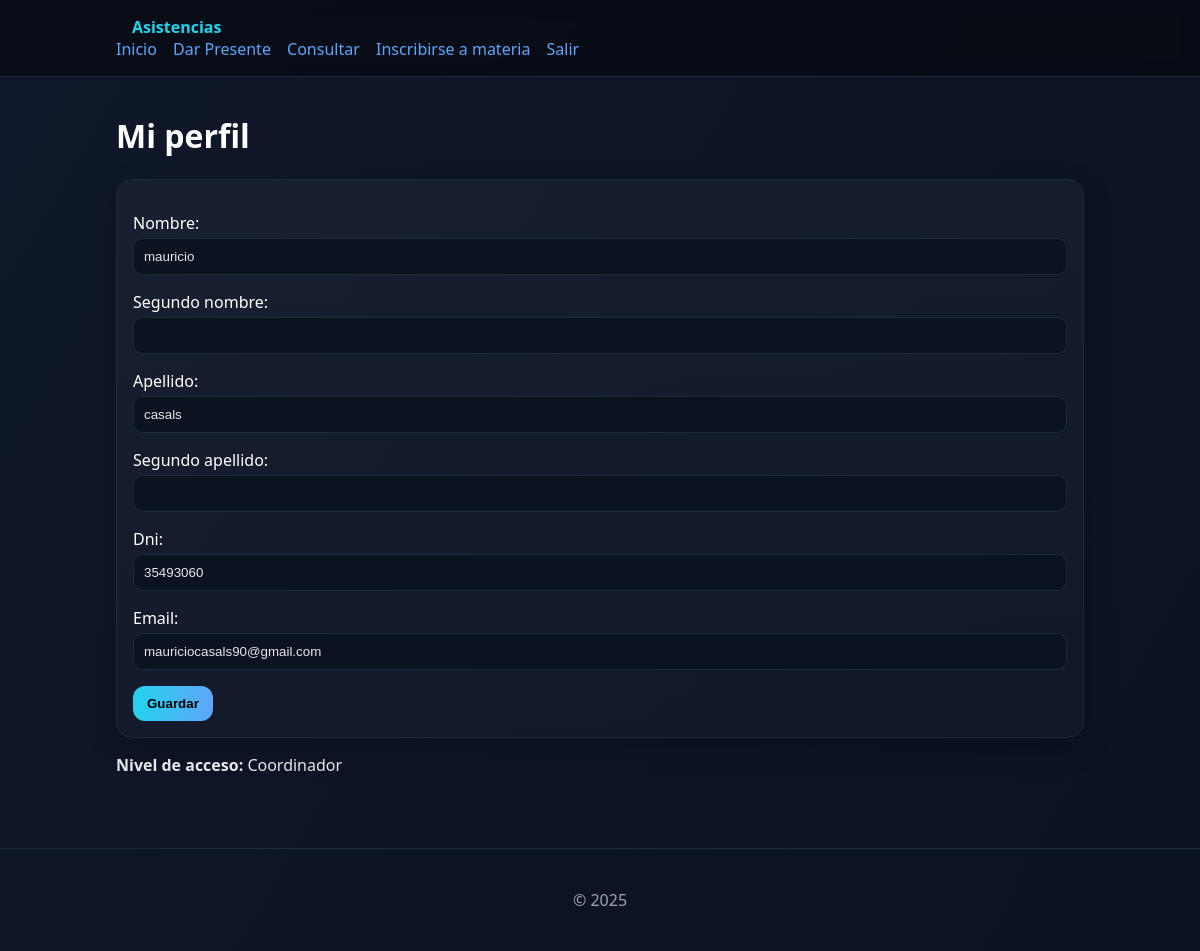
The app's page /perfil/ (signed in) with its own data.
### asistencias/models.py (models this page shows, shortened)
class User(AbstractUser):
    username = None
    email = models.EmailField(unique=True)
    first_name = models.CharField(max_length=50, verbose_name="Nombre")
    second_name = models.CharField(max_length=50, blank=True, verbose_name="Segundo nombre")
    last_name = models.CharField(max_length=50, verbose_name="Apellido")
    second_last_name = models.CharField(max_length=50, blank=True, verbose_name="Segundo apellido")
    dni = models.CharField(max_length=20, unique=True)
    NIVEL_CHOICES = [
        (1, 'Alumno'),
        (2, 'Docente'),
        (3, 'Coordinador'),
        (4, 'Gestor'),
        (5, 'Administrador'),
    ]
    nivel = models.PositiveSmallIntegerField(choices=NIVEL_CHOICES, default=1)
    USERNAME_FIELD = 'email'
    REQUIRED_FIELDS = ['first_name', 'last_name', 'dni']
    objects = CustomUserManager()   # <-- IMPORTANTE
    class Meta:
        ordering = ['last_name', 'first_name']

### asistencias/permissions.py (the view)
        @login_required
        def _wrapped(request, *args, **kwargs):
            if request.user.nivel >= min_nivel:
                return view(request, *args, **kwargs)
            return HttpResponseForbidden("No tenés permisos.")

### asistencias/forms.py
class PerfilForm(forms.ModelForm):
    class Meta:
        model = User
        fields = ['first_name','second_name','last_name','second_last_name','dni','email']

### asistencias/permissions.py (called while the page is built)
def requiere_nivel(min_nivel):
    def decorator(view):
        @login_required
        def _wrapped(request, *args, **kwargs):
            if request.user.nivel >= min_nivel:
                return view(request, *args, **kwargs)
            return HttpResponseForbidden("No tenés permisos.")
        return _wrapped
    return decorator

### asistencias/views/alumno.py (called while the page is built)
@requiere_nivel(1)
def perfil(request):
    if request.method == 'POST':
        form = PerfilForm(request.POST, instance=request.user)
        if form.is_valid():
            form.save()
            messages.success(request, "Perfil actualizado.")
            return redirect('asistencias:perfil')
    else:
        form = PerfilForm(instance=request.user)
    return render(request, 'asistencias/perfil.html', {'form': form})

### templates/asistencias/perfil.html (shortened to what this page needs)
{% extends 'base.html' %}
{% block content %}
<h1>Mi perfil</h1>
<form method="post" class="card">
  {{ form.as_p }}
  <button class="btn" type="submit">Guardar</button>
</form>
<p><strong>Nivel de acceso:</strong> {{ request.user.get_nivel_display }}</p>
{% endblock %}

### static/core/styles.css (style rules this page uses)
:root { --bg:#0f172a; --card:#111827; --text:#e5e7eb; --muted:#9ca3af; --accent:#22d3ee; --accent2:#60a5fa; }
* { box-sizing:border-box }
body { margin:0;font-family:system-ui,Segoe UI,Roboto,Arial,sans-serif;background:linear-gradient(120deg,var(--bg),#0b1220);color:var(--text) }
h1,h2,h3 { color:#fff }
.card { background:linear-gradient(180deg,rgba(255,255,255,.04),rgba(255,255,255,.02));border:1px solid #1f2937;border-radius:16px;padding:16px;box-shadow:0 10px 30px rgba(0,0,0,.2) }
.btn { display:inline-block;padding:10px 14px;border-radius:12px;background:linear-gradient(90deg,var(--accent),var(--accent2));color:#000;font-weight:700;border:none }
input,select,textarea { width:100%;padding:10px;border-radius:10px;border:1px solid #1f2937;background:#0b1220;color:var(--text) }
label { display:block;margin:6px 0 4px;color:#fff }

### records on screen
User: first_name "mauricio", last_name "casals", dni "35493060", email "mauriciocasals90@gmail.com", user.nivel "Coordinador"
